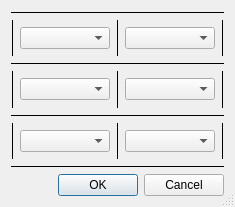
<?xml version="1.0" encoding="UTF-8"?>
<ui version="4.0">
 <class>Nutzungsschablone</class>
 <widget class="QDialog" name="Nutzungsschablone">
  <property name="windowModality">
   <enum>Qt::ApplicationModal</enum>
  </property>
  <property name="geometry">
   <rect>
    <x>0</x>
    <y>0</y>
    <width>235</width>
    <height>207</height>
   </rect>
  </property>
  <property name="windowTitle">
   <string>Nutzungsschablone</string>
  </property>
  <property name="sizeGripEnabled">
   <bool>true</bool>
  </property>
  <layout class="QVBoxLayout" name="verticalLayout_2">
   <item>
    <layout class="QVBoxLayout" name="verticalLayout">
     <item>
      <widget class="Line" name="line_4">
       <property name="frameShadow">
        <enum>QFrame::Plain</enum>
       </property>
       <property name="orientation">
        <enum>Qt::Horizontal</enum>
       </property>
      </widget>
     </item>
     <item>
      <layout class="QHBoxLayout" name="horizontalLayout">
       <item>
        <widget class="Line" name="line_6">
         <property name="frameShadow">
          <enum>QFrame::Plain</enum>
         </property>
         <property name="orientation">
          <enum>Qt::Vertical</enum>
         </property>
        </widget>
       </item>
       <item>
        <widget class="QComboBox" name="z1s1"/>
       </item>
       <item>
        <widget class="Line" name="line_5">
         <property name="frameShadow">
          <enum>QFrame::Plain</enum>
         </property>
         <property name="orientation">
          <enum>Qt::Vertical</enum>
         </property>
        </widget>
       </item>
       <item>
        <widget class="QComboBox" name="z1s2"/>
       </item>
       <item>
        <widget class="Line" name="line_7">
         <property name="frameShadow">
          <enum>QFrame::Plain</enum>
         </property>
         <property name="orientation">
          <enum>Qt::Vertical</enum>
         </property>
        </widget>
       </item>
      </layout>
     </item>
     <item>
      <widget class="Line" name="line_2">
       <property name="frameShadow">
        <enum>QFrame::Plain</enum>
       </property>
       <property name="orientation">
        <enum>Qt::Horizontal</enum>
       </property>
      </widget>
     </item>
     <item>
      <layout class="QHBoxLayout" name="horizontalLayout_2">
       <item>
        <widget class="Line" name="line_10">
         <property name="frameShadow">
          <enum>QFrame::Plain</enum>
         </property>
         <property name="orientation">
          <enum>Qt::Vertical</enum>
         </property>
        </widget>
       </item>
       <item>
        <widget class="QComboBox" name="z2s1"/>
       </item>
       <item>
        <widget class="Line" name="line_8">
         <property name="frameShadow">
          <enum>QFrame::Plain</enum>
         </property>
         <property name="orientation">
          <enum>Qt::Vertical</enum>
         </property>
        </widget>
       </item>
       <item>
        <widget class="QComboBox" name="z2s2"/>
       </item>
       <item>
        <widget class="Line" name="line_9">
         <property name="frameShadow">
          <enum>QFrame::Plain</enum>
         </property>
         <property name="orientation">
          <enum>Qt::Vertical</enum>
         </property>
        </widget>
       </item>
      </layout>
     </item>
     <item>
      <widget class="Line" name="line">
       <property name="frameShadow">
        <enum>QFrame::Plain</enum>
       </property>
       <property name="orientation">
        <enum>Qt::Horizontal</enum>
       </property>
      </widget>
     </item>
     <item>
      <layout class="QHBoxLayout" name="horizontalLayout_3">
       <item>
        <widget class="Line" name="line_11">
         <property name="frameShadow">
          <enum>QFrame::Plain</enum>
         </property>
         <property name="orientation">
          <enum>Qt::Vertical</enum>
         </property>
        </widget>
       </item>
       <item>
        <widget class="QComboBox" name="z3s1"/>
       </item>
       <item>
        <widget class="Line" name="line_12">
         <property name="frameShadow">
          <enum>QFrame::Plain</enum>
         </property>
         <property name="orientation">
          <enum>Qt::Vertical</enum>
         </property>
        </widget>
       </item>
       <item>
        <widget class="QComboBox" name="z3s2"/>
       </item>
       <item>
        <widget class="Line" name="line_13">
         <property name="frameShadow">
          <enum>QFrame::Plain</enum>
         </property>
         <property name="orientation">
          <enum>Qt::Vertical</enum>
         </property>
        </widget>
       </item>
      </layout>
     </item>
     <item>
      <widget class="Line" name="line_3">
       <property name="frameShadow">
        <enum>QFrame::Plain</enum>
       </property>
       <property name="orientation">
        <enum>Qt::Horizontal</enum>
       </property>
      </widget>
     </item>
    </layout>
   </item>
   <item>
    <widget class="QDialogButtonBox" name="buttonBox">
     <property name="standardButtons">
      <set>QDialogButtonBox::Cancel|QDialogButtonBox::Ok</set>
     </property>
    </widget>
   </item>
  </layout>
  <zorder>z1s1</zorder>
  <zorder>z1s2</zorder>
  <zorder>z2s1</zorder>
  <zorder>z2s2</zorder>
  <zorder>z3s1</zorder>
  <zorder>z3s2</zorder>
  <zorder>line</zorder>
  <zorder>buttonBox</zorder>
  <zorder>line_2</zorder>
  <zorder>line_3</zorder>
  <zorder>line_4</zorder>
  <zorder>line_5</zorder>
  <zorder>line_6</zorder>
  <zorder>line_7</zorder>
  <zorder>line_8</zorder>
  <zorder>line_9</zorder>
  <zorder>line_10</zorder>
  <zorder>line_11</zorder>
  <zorder>line_12</zorder>
  <zorder>line_13</zorder>
  <zorder>z3s2</zorder>
 </widget>
 <resources/>
 <connections/>
</ui>
